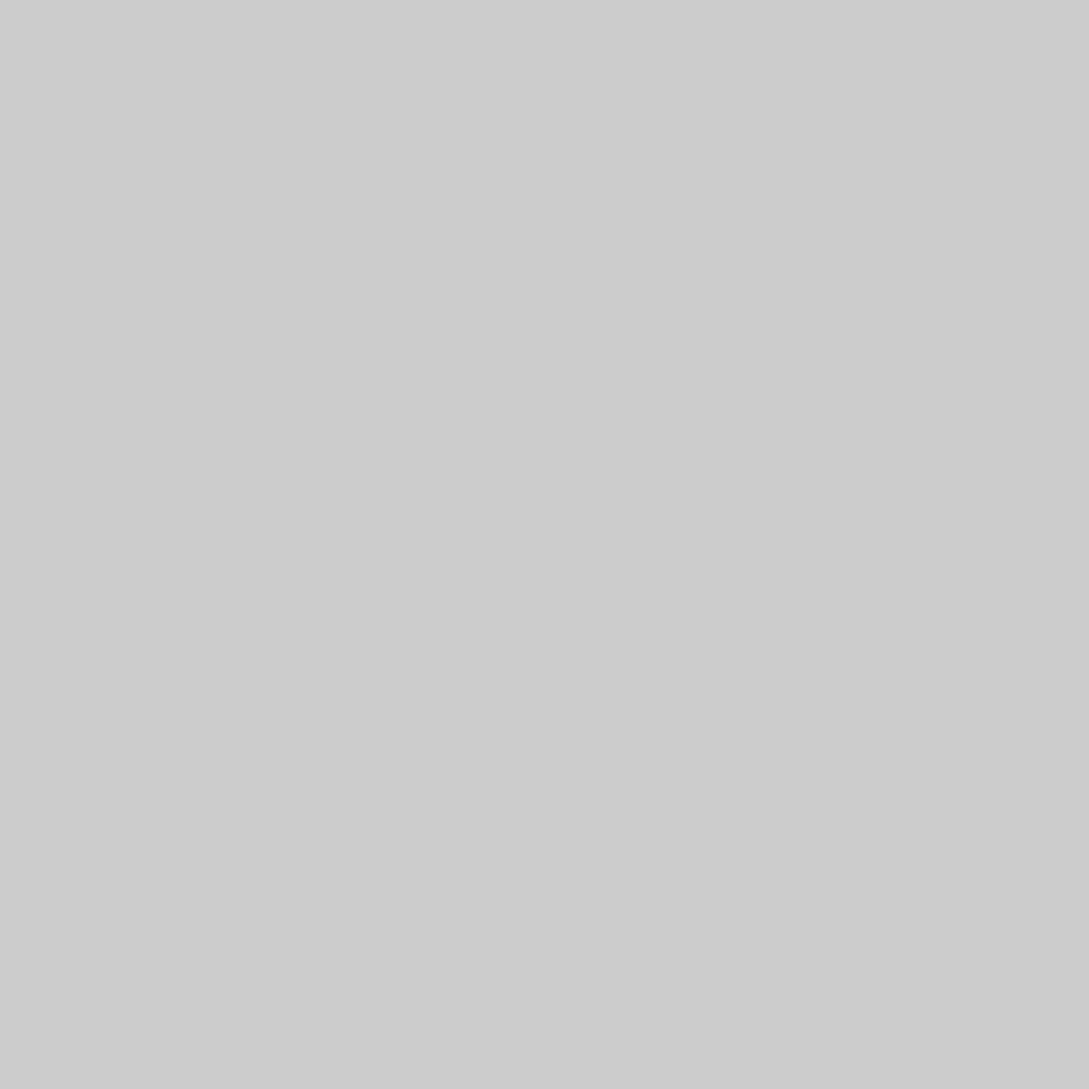
Frame 1 (no input)
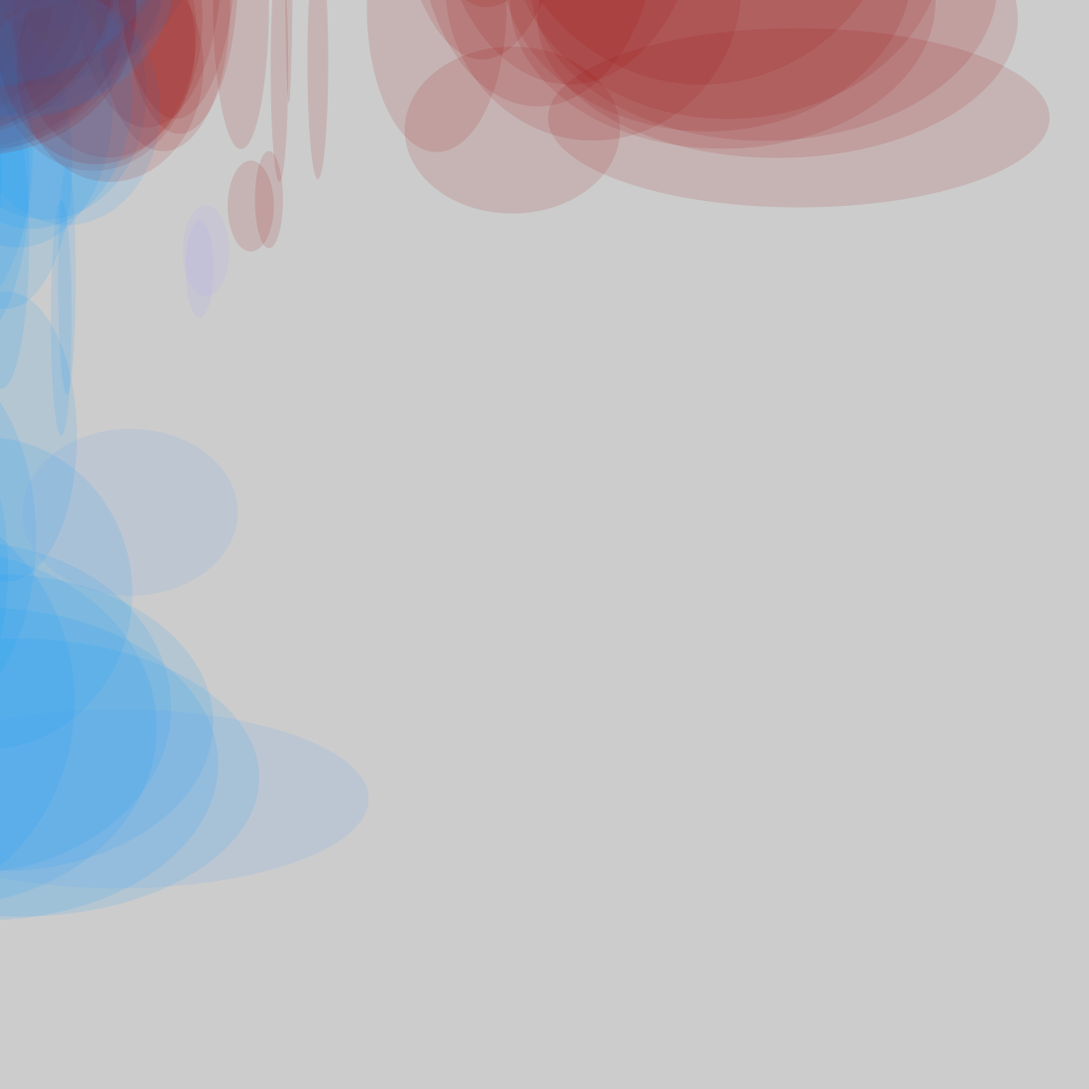
Frame 60 (the mouse pressed at the canvas centre just before this capture)
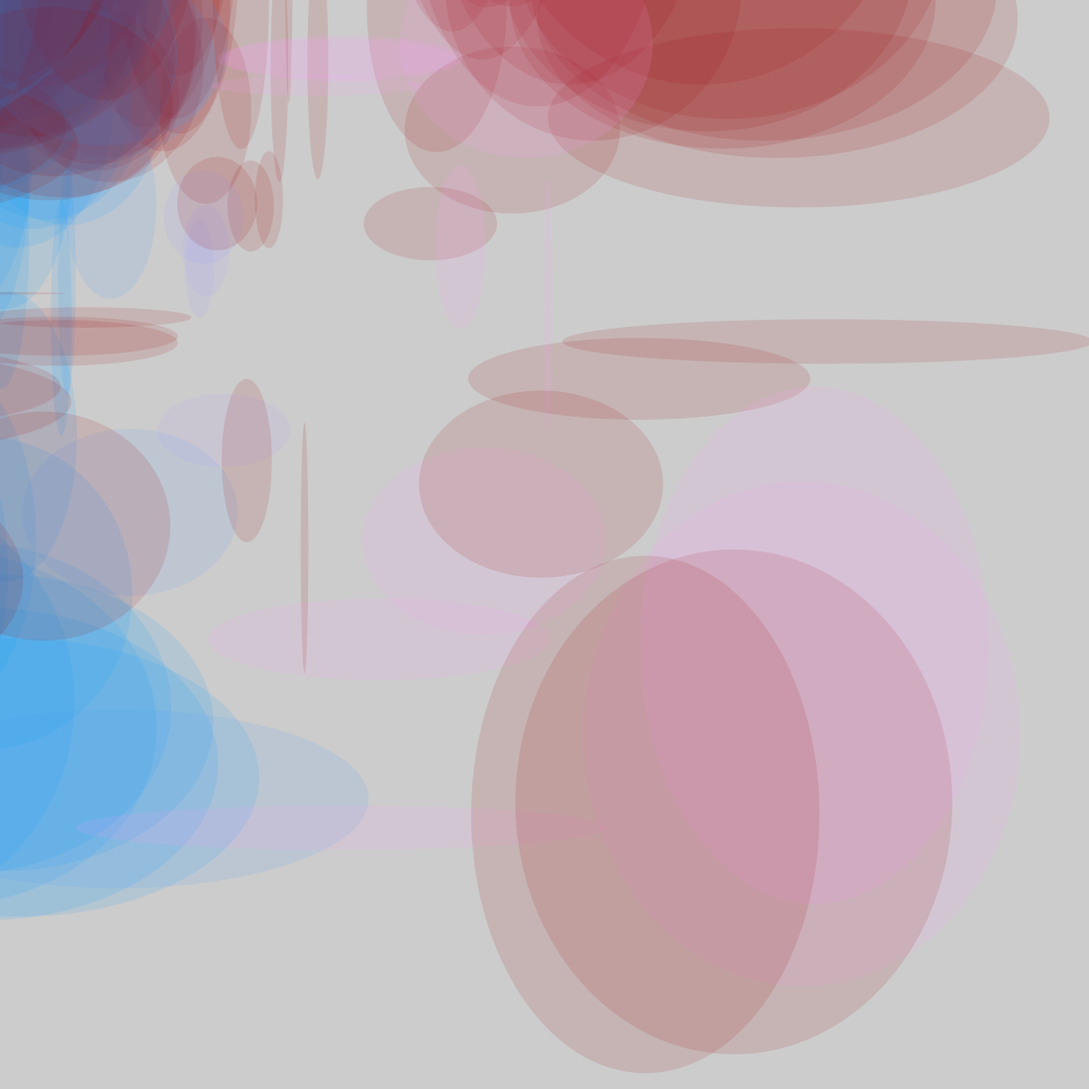
Frame 120 (the mouse held since frame 60 and released just before this capture)

The Processing sketch that drew these frames (run headless with seeded random() and noise(); from frame 60 on, the mouse is pressed at the canvas centre):

// Processing sketch: processing_77720
// ── processing_77720.pde


float i = 0;




void setup(){
    smooth();
noStroke();
      size(1100, 1100);
}


void draw(){
 
  //background(252, 252, 252);  
  
  //for(float i = 0; i < width; i+=.1){
    
    i+= .01;
     float x = i;
      float y = x;
    x = 1000 * sin(x*1000)*sin(x)*sin(x);
   // x = map(x, 0 ,1024, 0, 900);
    y = 1000 * sin(y*1000)*sin(cos(x+y));
    //x = width -x;
    //y = map(y, 0 , 1024, 0, 900);
    //y = height - y;
    //println(x);
    //println(y);
   
   fill (x-50,150,i+300, 30);
   
   
   //rect(x,y,y-300,y-300);
   ellipse(x,y,y-300,x-300);
   fill (150, 0, 0, 30);
   ellipse(y,x,y-300,x-300);

  
  
  //for(int i = 0; i < 10;i++){
   //println(y);
  //}
  
  
}
